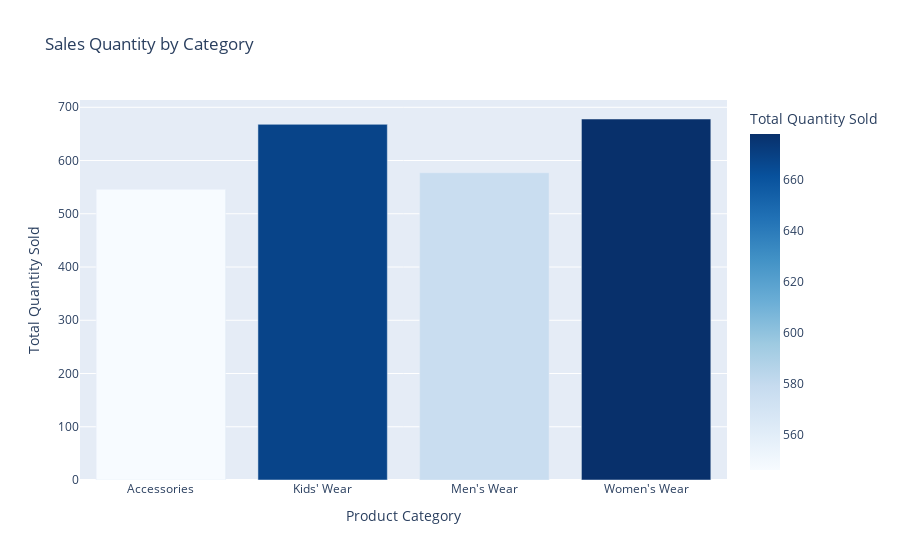

Source (notebook cell):
### Code cell
category_quantity = data.groupby('Category')['Quantity'].sum().reset_index()
fig = px.bar(category_quantity,
            x='Category',
            y='Quantity',
            color='Quantity',
            title='Sales Quantity by Category',
            labels={'Quantity': 'Total Quantity Sold', 'Category': 'Product Category'},
            color_continuous_scale='Blues')
fig.show()

### Figure 1 — Plotly figure (JSON) as saved in the notebook; plotly's stock layout.template omitted (floating-point values rounded to 4 significant figures)
{"data": [{"alignmentgroup": "True", "hovertemplate": "Product Category=%{x}<br>Total Quantity Sold=%{marker.color}<extra></extra>", "legendgroup": "", "marker": {"color": [546, 668, 577, 678], "coloraxis": "coloraxis", "pattern": {"shape": ""}}, "name": "", "offsetgroup": "", "orientation": "v", "showlegend": false, "textposition": "auto", "type": "bar", "x": ["Accessories", "Kids' Wear", "Men's Wear", "Women's Wear"], "xaxis": "x", "y": [546, 668, 577, 678], "yaxis": "y"}], "layout": {"barmode": "relative", "coloraxis": {"colorbar": {"title": {"text": "Total Quantity Sold"}}, "colorscale": [[0, "rgb(247,251,255)"], [0.125, "rgb(222,235,247)"], [0.25, "rgb(198,219,239)"], [0.375, "rgb(158,202,225)"], [0.5, "rgb(107,174,214)"], [0.625, "rgb(66,146,198)"], [0.75, "rgb(33,113,181)"], [0.875, "rgb(8,81,156)"], [1, "rgb(8,48,107)"]]}, "legend": {"tracegroupgap": 0}, "title": {"text": "Sales Quantity by Category"}, "xaxis": {"anchor": "y", "domain": [0, 1], "title": {"text": "Product Category"}}, "yaxis": {"anchor": "x", "domain": [0, 1], "title": {"text": "Total Quantity Sold"}}}}
